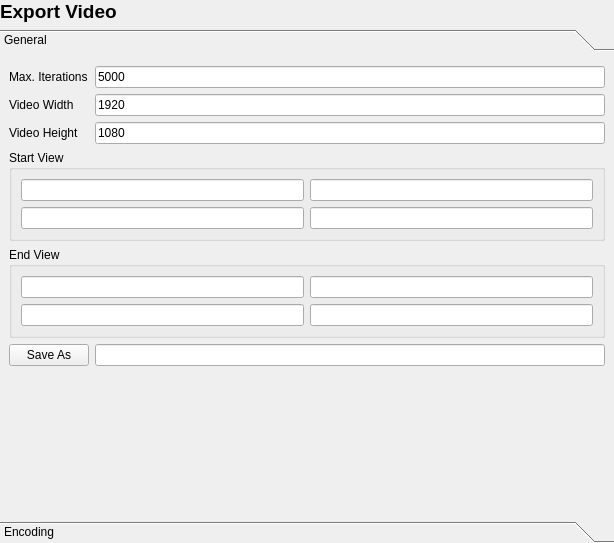
<?xml version="1.0" encoding="UTF-8"?>
<ui version="4.0">
 <class>ExportVideoMenu</class>
 <widget class="QWidget" name="ExportVideoMenu">
  <property name="geometry">
   <rect>
    <x>0</x>
    <y>0</y>
    <width>614</width>
    <height>543</height>
   </rect>
  </property>
  <property name="windowTitle">
   <string>Frame</string>
  </property>
  <layout class="QVBoxLayout" name="verticalLayout">
   <property name="leftMargin">
    <number>0</number>
   </property>
   <property name="topMargin">
    <number>0</number>
   </property>
   <property name="rightMargin">
    <number>0</number>
   </property>
   <property name="bottomMargin">
    <number>0</number>
   </property>
   <item>
    <widget class="QLabel" name="titleLbl">
     <property name="font">
      <font>
       <pointsize>14</pointsize>
       <weight>75</weight>
       <bold>true</bold>
      </font>
     </property>
     <property name="text">
      <string>Export Video</string>
     </property>
    </widget>
   </item>
   <item>
    <widget class="QToolBox" name="toolBox">
     <property name="sizePolicy">
      <sizepolicy hsizetype="MinimumExpanding" vsizetype="Preferred">
       <horstretch>0</horstretch>
       <verstretch>1</verstretch>
      </sizepolicy>
     </property>
     <widget class="QWidget" name="toolBoxPage1">
      <property name="geometry">
       <rect>
        <x>0</x>
        <y>0</y>
        <width>586</width>
        <height>640</height>
       </rect>
      </property>
      <property name="sizePolicy">
       <sizepolicy hsizetype="MinimumExpanding" vsizetype="Preferred">
        <horstretch>0</horstretch>
        <verstretch>0</verstretch>
       </sizepolicy>
      </property>
      <attribute name="label">
       <string>General</string>
      </attribute>
      <layout class="QFormLayout" name="formLayout_2">
       <item row="0" column="0">
        <widget class="QLabel" name="maxIterLbl">
         <property name="text">
          <string>Max. Iterations</string>
         </property>
        </widget>
       </item>
       <item row="0" column="1">
        <widget class="QLineEdit" name="maxIterTxt">
         <property name="text">
          <string>5000</string>
         </property>
        </widget>
       </item>
       <item row="1" column="0">
        <widget class="QLabel" name="widthLbl">
         <property name="text">
          <string>Video Width</string>
         </property>
        </widget>
       </item>
       <item row="1" column="1">
        <widget class="QLineEdit" name="widthTxt">
         <property name="text">
          <string>1920</string>
         </property>
        </widget>
       </item>
       <item row="2" column="0">
        <widget class="QLabel" name="heightLbl">
         <property name="text">
          <string>Video Height</string>
         </property>
        </widget>
       </item>
       <item row="2" column="1">
        <widget class="QLineEdit" name="heightTxt">
         <property name="text">
          <string>1080</string>
         </property>
        </widget>
       </item>
       <item row="3" column="0" colspan="2">
        <widget class="QGroupBox" name="groupBox">
         <property name="title">
          <string>Start View</string>
         </property>
         <layout class="QGridLayout" name="gridLayout_2">
          <item row="1" column="0">
           <widget class="QLineEdit" name="startX"/>
          </item>
          <item row="0" column="0">
           <widget class="QLineEdit" name="startW"/>
          </item>
          <item row="1" column="1">
           <widget class="QLineEdit" name="startY"/>
          </item>
          <item row="0" column="1">
           <widget class="QLineEdit" name="startH"/>
          </item>
         </layout>
        </widget>
       </item>
       <item row="4" column="0" colspan="2">
        <widget class="QGroupBox" name="groupBox_2">
         <property name="title">
          <string>End View</string>
         </property>
         <layout class="QGridLayout" name="gridLayout">
          <item row="0" column="0">
           <widget class="QLineEdit" name="endX"/>
          </item>
          <item row="1" column="0">
           <widget class="QLineEdit" name="endW"/>
          </item>
          <item row="1" column="1">
           <widget class="QLineEdit" name="endH"/>
          </item>
          <item row="0" column="1">
           <widget class="QLineEdit" name="endY"/>
          </item>
         </layout>
        </widget>
       </item>
       <item row="5" column="0">
        <widget class="QPushButton" name="pathBtn">
         <property name="text">
          <string>Save As</string>
         </property>
        </widget>
       </item>
       <item row="5" column="1">
        <widget class="QLineEdit" name="pathTxt"/>
       </item>
      </layout>
     </widget>
     <widget class="QWidget" name="toolBoxPage2">
      <property name="geometry">
       <rect>
        <x>0</x>
        <y>0</y>
        <width>614</width>
        <height>373</height>
       </rect>
      </property>
      <property name="sizePolicy">
       <sizepolicy hsizetype="Expanding" vsizetype="Preferred">
        <horstretch>0</horstretch>
        <verstretch>0</verstretch>
       </sizepolicy>
      </property>
      <attribute name="label">
       <string>Encoding</string>
      </attribute>
      <layout class="QFormLayout" name="formLayout_4">
       <item row="0" column="0">
        <widget class="QLabel" name="label_6">
         <property name="text">
          <string>Bitrate [kbps]</string>
         </property>
        </widget>
       </item>
       <item row="0" column="1">
        <widget class="QLineEdit" name="bitrate">
         <property name="text">
          <string>5000</string>
         </property>
        </widget>
       </item>
       <item row="1" column="0">
        <widget class="QLabel" name="label_7">
         <property name="text">
          <string>Encoding preset</string>
         </property>
        </widget>
       </item>
       <item row="1" column="1">
        <widget class="QComboBox" name="encodingPresetBox">
         <property name="editable">
          <bool>false</bool>
         </property>
         <property name="currentText">
          <string/>
         </property>
        </widget>
       </item>
       <item row="2" column="0">
        <widget class="QLabel" name="label_8">
         <property name="text">
          <string>Fps</string>
         </property>
        </widget>
       </item>
       <item row="2" column="1">
        <widget class="QLineEdit" name="fps">
         <property name="text">
          <string>60</string>
         </property>
        </widget>
       </item>
       <item row="3" column="0">
        <widget class="QLabel" name="label_9">
         <property name="text">
          <string>Zoom Speed</string>
         </property>
        </widget>
       </item>
       <item row="3" column="1">
        <widget class="QLineEdit" name="zoomSpeed">
         <property name="text">
          <string>1</string>
         </property>
        </widget>
       </item>
      </layout>
     </widget>
    </widget>
   </item>
  </layout>
 </widget>
 <resources/>
 <connections/>
</ui>
